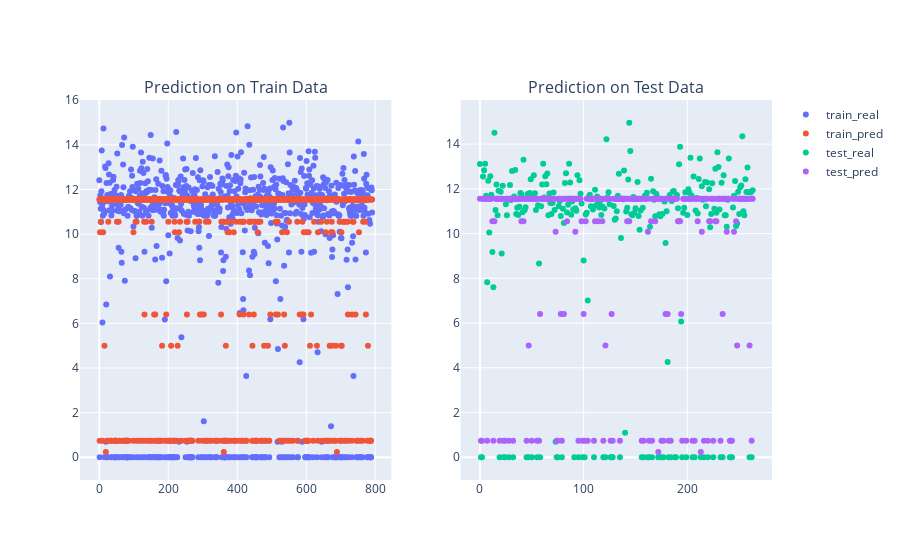

Notebook source saved alongside this figure:
### Code cell
perform_pipeline(baseline_pipeline, return_result=False, verbose=2)

### Figure 1 — Plotly figure (JSON) as saved in the notebook; plotly's stock layout.template omitted (floating-point values rounded to 4 significant figures; data arrays with more than 128 entries replaced by an {"elided": "..."} marker saying what was removed)
{"data": [{"mode": "markers", "name": "train_real", "type": "scatter", "x": {"elided": "792 int values"}, "xaxis": "x", "y": {"elided": "792 float values"}, "yaxis": "y"}, {"mode": "markers", "name": "train_pred", "type": "scatter", "x": {"elided": "792 int values"}, "xaxis": "x", "y": {"elided": "792 float values"}, "yaxis": "y"}, {"mode": "markers", "name": "test_real", "type": "scatter", "x": {"elided": "264 int values"}, "xaxis": "x2", "y": {"elided": "264 float values"}, "yaxis": "y2"}, {"mode": "markers", "name": "test_pred", "type": "scatter", "x": {"elided": "264 int values"}, "xaxis": "x2", "y": {"elided": "264 float values"}, "yaxis": "y2"}], "layout": {"annotations": [{"font": {"size": 16}, "showarrow": false, "text": "Prediction on Train Data", "x": 0.225, "xanchor": "center", "xref": "paper", "y": 1, "yanchor": "bottom", "yref": "paper"}, {"font": {"size": 16}, "showarrow": false, "text": "Prediction on Test Data", "x": 0.775, "xanchor": "center", "xref": "paper", "y": 1, "yanchor": "bottom", "yref": "paper"}], "xaxis": {"anchor": "y", "domain": [0, 0.45]}, "xaxis2": {"anchor": "y2", "domain": [0.55, 1]}, "yaxis": {"anchor": "x", "domain": [0, 1]}, "yaxis2": {"anchor": "x2", "domain": [0, 1]}}}
